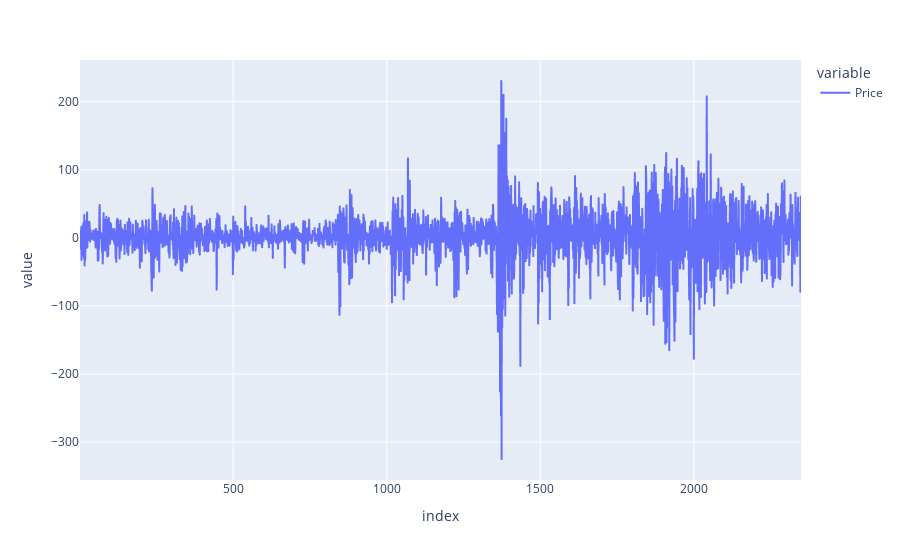

Here is the notebook cell this chart was saved with:
### Markdown cell above
### Making a series stationary - (2)Differencing

### Code cell
differenced = SnP['Price'].diff().dropna()
fig = px.line(differenced)
fig.show()

### Figure 1 — Plotly figure (JSON) as saved in the notebook; plotly's stock layout.template omitted (floating-point values rounded to 4 significant figures; data arrays with more than 128 entries replaced by an {"elided": "..."} marker saying what was removed)
{"data": [{"hovertemplate": "variable=Price<br>index=%{x}<br>value=%{y}<extra></extra>", "legendgroup": "Price", "line": {"color": "#636efa", "dash": "solid"}, "marker": {"symbol": "circle"}, "mode": "lines", "name": "Price", "showlegend": true, "type": "scattergl", "x": {"elided": "2349 int values"}, "xaxis": "x", "y": {"elided": "2349 float values"}, "yaxis": "y"}], "layout": {"legend": {"title": {"text": "variable"}, "tracegroupgap": 0}, "margin": {"t": 60}, "xaxis": {"anchor": "y", "domain": [0, 1], "title": {"text": "index"}}, "yaxis": {"anchor": "x", "domain": [0, 1], "title": {"text": "value"}}}}
